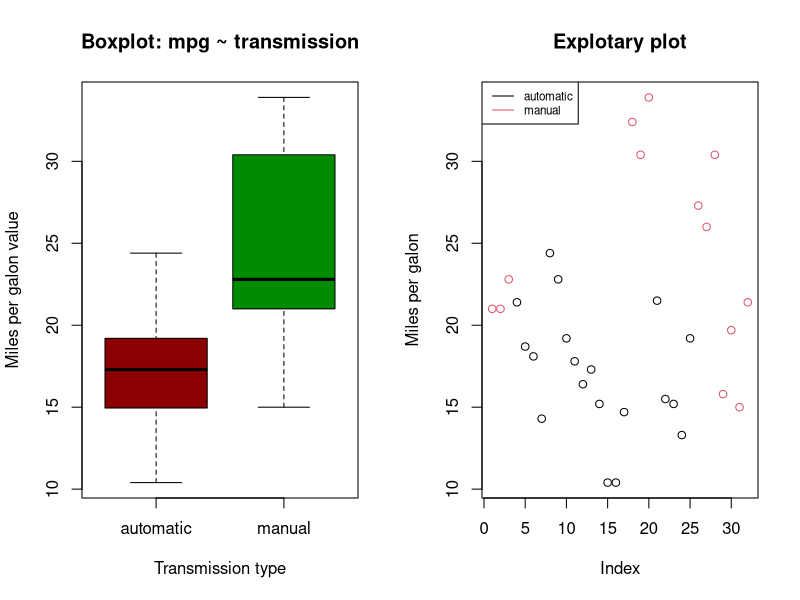
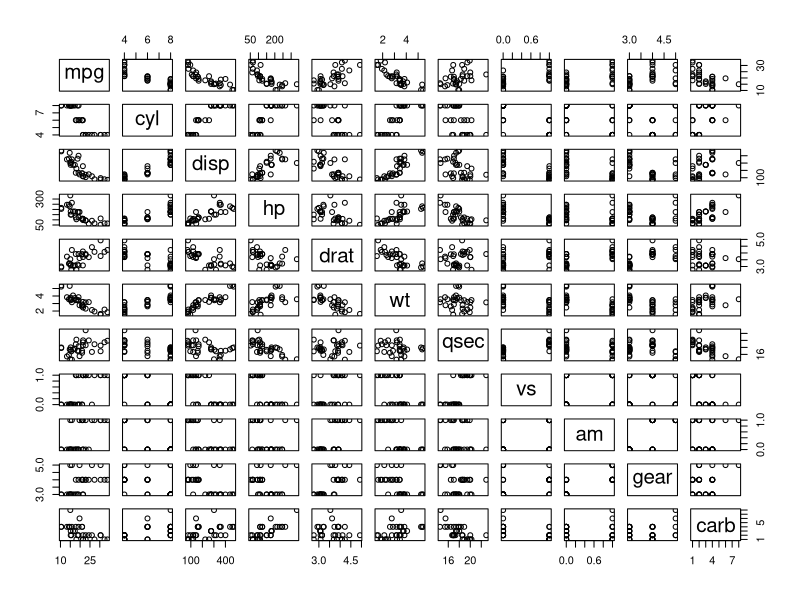
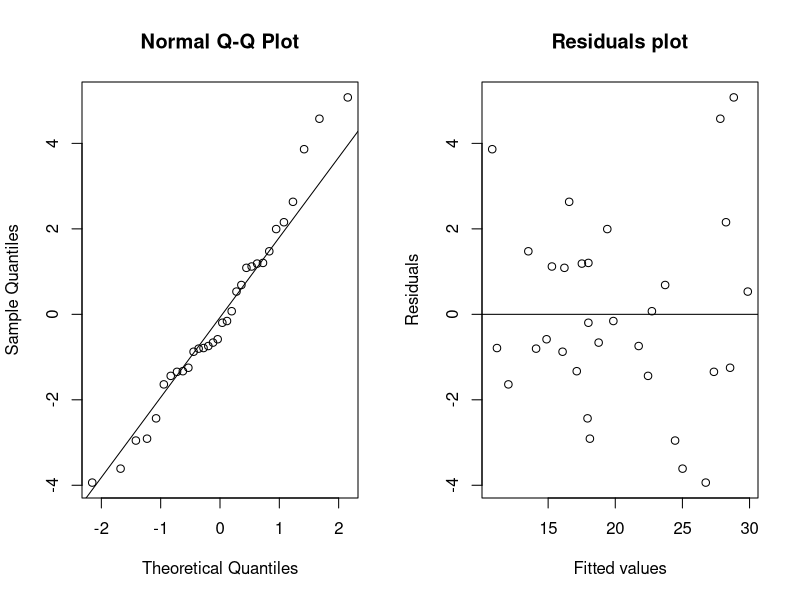

The R script that drew these images, in order:
## ---- chunk 1
data(mtcars)
str(mtcars)
## ---- chunk 2
par(mfrow=c(1,2))
with(mtcars,boxplot(mpg~factor(am,labels=c("automatic","manual")),col=c("red4","green4"),xlab="Transmission type",
                    ylab="Miles per galon value",main="Boxplot: mpg ~ transmission"))
with(mtcars, plot(mpg,col=am+1,ylab="Miles per galon",main="Explotary plot"))
legend("topleft", legend=c("automatic","manual"), col=1:2,cex=0.7,lty=1)
## ---- chunk 3
fit<-lm(mpg~factor(am),data=mtcars)
summary(fit)
## ---- chunk 4
with(mtcars, plot(mtcars))
## ---- chunk 5
fit1<-lm(mpg~factor(cyl)+disp+hp+wt+factor(am), data=mtcars)
summary(fit1)
## ---- chunk 6
sort(hatvalues(fit1),decreasing = T)[1:5]
sort(cooks.distance(fit1),decreasing=T)[1:5]
## ---- chunk 7
par(mfrow=c(1,2))
qqnorm(y=resid(fit1))
qqline(resid(fit1))
plot(fit1$fitted, resid(fit1), main="Residuals plot", xlab="Fitted values", ylab="Residuals")
abline(h=0)
## ---- chunk 8
shapiro.test(resid(fit1))
## ---- chunk 9
anova(fit,fit1)
